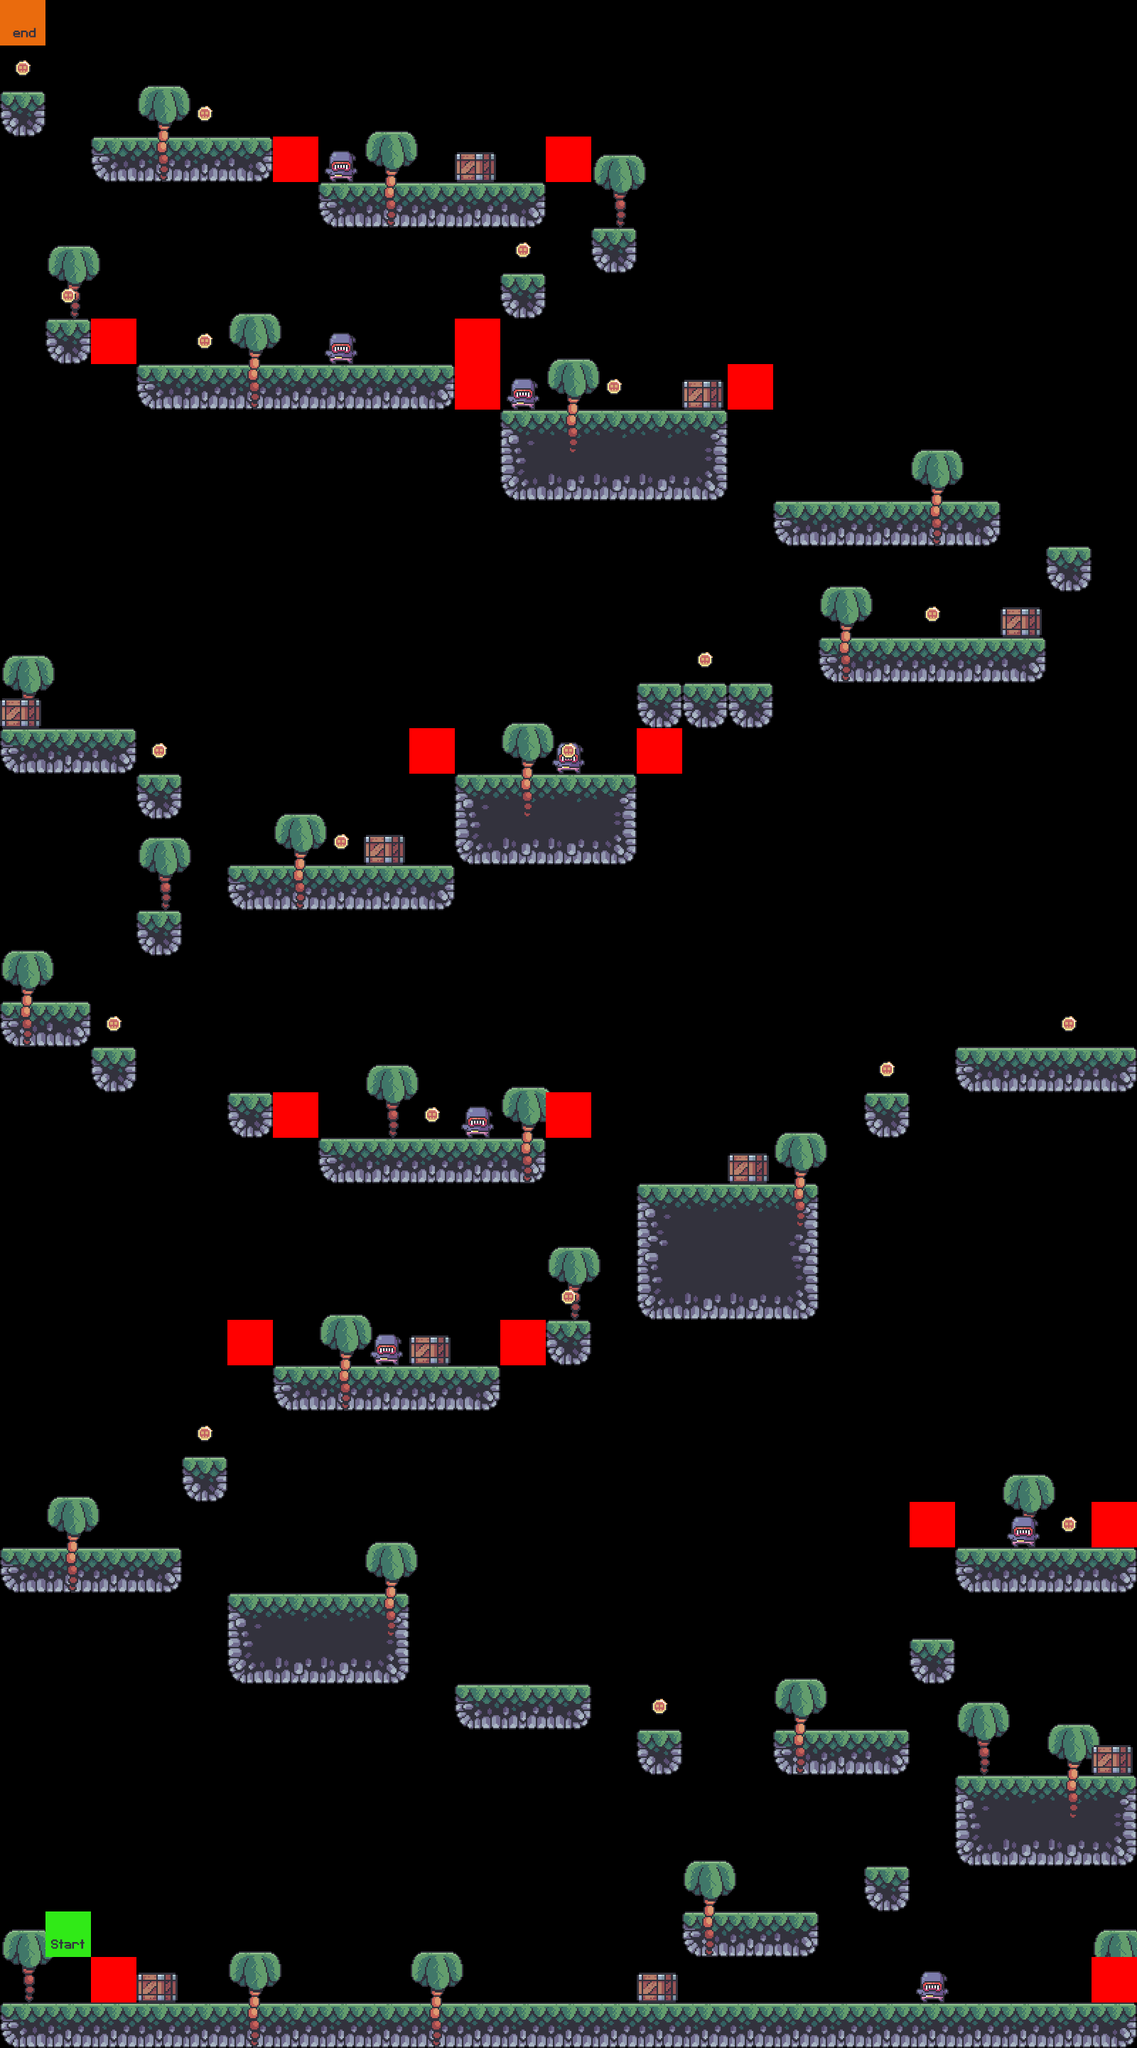

The image is a tile-based game level rendered from a .tmx file. Its description and source (layers, tilesets, objects; grid data summarised) follow:
An orthogonal 25x45 tile map with 64x64 px tiles, 7 tile layers (terrain, fg_palm, crates, enemies, ...), 6 tilesets.

<map version="1.10" tiledversion="1.10.1" orientation="orthogonal" renderorder="right-down" width="25" height="45" tilewidth="64" tileheight="64" infinite="0" nextlayerid="8" nextobjectid="1">
 <editorsettings>
  <export target="test/Level.csv" format="csv" />
 </editorsettings>
 <tileset firstgid="1" source="tilesets/terrain_tiles.tsx" />
 <tileset firstgid="17" source="tilesets/coin_tiles.tsx" />
 <tileset firstgid="19" source="tilesets/palms.tsx" />
 <tileset firstgid="22" source="tilesets/crate.tsx" />
 <tileset firstgid="23" source="tilesets/player_tiles.tsx" />
 <tileset firstgid="25" source="tilesets/enemy_tile.tsx" />
 <layer id="1" name="terrain" width="25" height="45">
  <data>[1125 cells, 156 non-empty, 13 distinct tile ids]</data>
 </layer>
 <layer id="3" name="fg_palm" width="25" height="45">
  <data>[1125 cells, 29 non-empty, 2 distinct tile ids]</data>
 </layer>
 <layer id="4" name="crates" width="25" height="45">
  <data>[1125 cells, 10 non-empty, 1 distinct tile ids]</data>
 </layer>
 <layer id="6" name="enemies" width="25" height="45">
  <data>[1125 cells, 10 non-empty, 2 distinct tile ids]</data>
 </layer>
 <layer id="7" name="constraints" width="25" height="45">
  <data>[1125 cells, 14 non-empty, 1 distinct tile ids]</data>
 </layer>
 <layer id="2" name="coins" width="25" height="45">
  <data>[1125 cells, 19 non-empty, 1 distinct tile ids]</data>
 </layer>
 <layer id="5" name="player" width="25" height="45">
  <data>[1125 cells, 2 non-empty, 2 distinct tile ids]</data>
 </layer>
</map>
